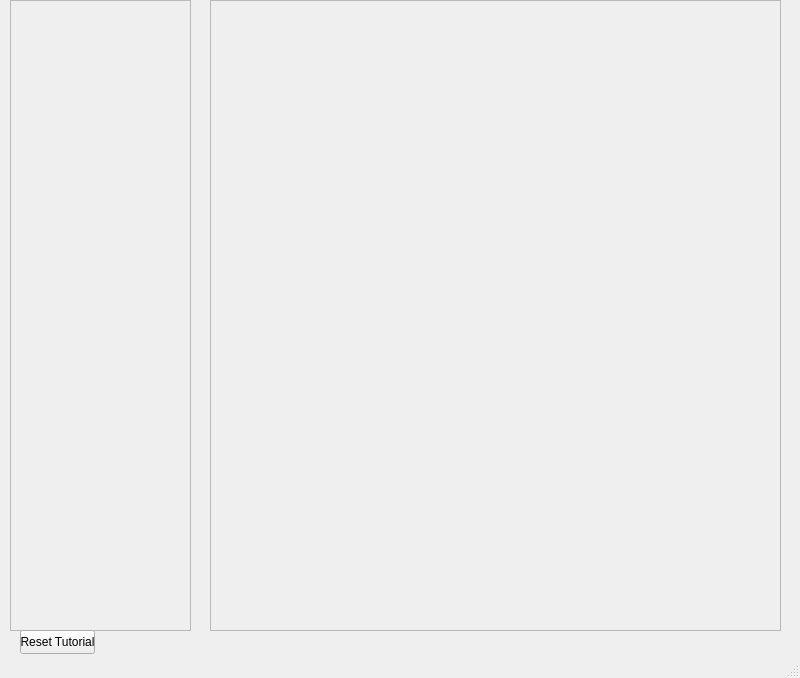
<?xml version="1.0" encoding="UTF-8"?>
<ui version="4.0">
 <class>MainWindow</class>
 <widget class="QMainWindow" name="MainWindow">
  <property name="geometry">
   <rect>
    <x>0</x>
    <y>0</y>
    <width>800</width>
    <height>678</height>
   </rect>
  </property>
  <property name="windowTitle">
   <string>MainWindow</string>
  </property>
  <widget class="QWidget" name="centralwidget">
   <widget class="QFrame" name="logicGateCanvasFrame">
    <property name="geometry">
     <rect>
      <x>210</x>
      <y>0</y>
      <width>571</width>
      <height>631</height>
     </rect>
    </property>
    <property name="frameShape">
     <enum>QFrame::StyledPanel</enum>
    </property>
    <property name="frameShadow">
     <enum>QFrame::Raised</enum>
    </property>
   </widget>
   <widget class="QFrame" name="logicGateListFrame">
    <property name="geometry">
     <rect>
      <x>10</x>
      <y>0</y>
      <width>181</width>
      <height>631</height>
     </rect>
    </property>
    <property name="frameShape">
     <enum>QFrame::StyledPanel</enum>
    </property>
    <property name="frameShadow">
     <enum>QFrame::Raised</enum>
    </property>
   </widget>
   <widget class="QWidget" name="MenuWidget" native="true">
    <property name="geometry">
     <rect>
      <x>0</x>
      <y>-3</y>
      <width>800</width>
      <height>661</height>
     </rect>
    </property>
    <widget class="QLabel" name="titleLabel">
     <property name="geometry">
      <rect>
       <x>270</x>
       <y>-180</y>
       <width>271</width>
       <height>60</height>
      </rect>
     </property>
     <property name="font">
      <font>
       <family>OCR A Extended</family>
       <pointsize>30</pointsize>
       <kerning>true</kerning>
      </font>
     </property>
     <property name="text">
      <string>logicolypse</string>
     </property>
    </widget>
    <widget class="QPushButton" name="newGameButton">
     <property name="geometry">
      <rect>
       <x>280</x>
       <y>-120</y>
       <width>250</width>
       <height>40</height>
      </rect>
     </property>
     <property name="font">
      <font>
       <family>Segoe UI Semilight</family>
       <pointsize>20</pointsize>
      </font>
     </property>
     <property name="text">
      <string>Start a New Game</string>
     </property>
    </widget>
    <widget class="QPushButton" name="chapterButton">
     <property name="geometry">
      <rect>
       <x>280</x>
       <y>-90</y>
       <width>250</width>
       <height>40</height>
      </rect>
     </property>
     <property name="font">
      <font>
       <family>Segoe UI Semilight</family>
       <pointsize>20</pointsize>
      </font>
     </property>
     <property name="text">
      <string>Chapters</string>
     </property>
    </widget>
    <widget class="QPushButton" name="quitButton">
     <property name="geometry">
      <rect>
       <x>280</x>
       <y>-60</y>
       <width>250</width>
       <height>40</height>
      </rect>
     </property>
     <property name="font">
      <font>
       <family>Segoe UI Semilight</family>
       <pointsize>20</pointsize>
      </font>
     </property>
     <property name="text">
      <string>Quit Game :(</string>
     </property>
    </widget>
    <widget class="QWidget" name="levelWidget" native="true">
     <property name="enabled">
      <bool>true</bool>
     </property>
     <property name="geometry">
      <rect>
       <x>250</x>
       <y>-320</y>
       <width>321</width>
       <height>281</height>
      </rect>
     </property>
     <widget class="QPushButton" name="levelSixButton">
      <property name="geometry">
       <rect>
        <x>180</x>
        <y>170</y>
        <width>105</width>
        <height>33</height>
       </rect>
      </property>
      <property name="font">
       <font>
        <pointsize>12</pointsize>
       </font>
      </property>
      <property name="text">
       <string>Level Six</string>
      </property>
     </widget>
     <widget class="QPushButton" name="levelFiveButton">
      <property name="geometry">
       <rect>
        <x>180</x>
        <y>130</y>
        <width>105</width>
        <height>33</height>
       </rect>
      </property>
      <property name="font">
       <font>
        <pointsize>12</pointsize>
       </font>
      </property>
      <property name="text">
       <string>Level Five</string>
      </property>
     </widget>
     <widget class="QPushButton" name="levelThreeButton">
      <property name="geometry">
       <rect>
        <x>30</x>
        <y>170</y>
        <width>105</width>
        <height>33</height>
       </rect>
      </property>
      <property name="font">
       <font>
        <pointsize>12</pointsize>
       </font>
      </property>
      <property name="text">
       <string>Level Three</string>
      </property>
     </widget>
     <widget class="QPushButton" name="levelTwoButton">
      <property name="geometry">
       <rect>
        <x>30</x>
        <y>130</y>
        <width>105</width>
        <height>33</height>
       </rect>
      </property>
      <property name="font">
       <font>
        <pointsize>12</pointsize>
       </font>
      </property>
      <property name="text">
       <string>Level Two</string>
      </property>
     </widget>
     <widget class="QPushButton" name="levelOneButton">
      <property name="geometry">
       <rect>
        <x>30</x>
        <y>90</y>
        <width>105</width>
        <height>33</height>
       </rect>
      </property>
      <property name="font">
       <font>
        <pointsize>12</pointsize>
       </font>
      </property>
      <property name="text">
       <string>Level One</string>
      </property>
     </widget>
     <widget class="QPushButton" name="levelFourButton">
      <property name="geometry">
       <rect>
        <x>180</x>
        <y>90</y>
        <width>105</width>
        <height>33</height>
       </rect>
      </property>
      <property name="font">
       <font>
        <pointsize>12</pointsize>
       </font>
      </property>
      <property name="text">
       <string>Level Four</string>
      </property>
     </widget>
     <widget class="QLabel" name="levelLabel">
      <property name="geometry">
       <rect>
        <x>20</x>
        <y>20</y>
        <width>281</width>
        <height>60</height>
       </rect>
      </property>
      <property name="font">
       <font>
        <family>OCR A Extended</family>
        <pointsize>25</pointsize>
        <kerning>true</kerning>
       </font>
      </property>
      <property name="text">
       <string>Choose a Level</string>
      </property>
     </widget>
     <widget class="QPushButton" name="backButton">
      <property name="geometry">
       <rect>
        <x>100</x>
        <y>230</y>
        <width>121</width>
        <height>33</height>
       </rect>
      </property>
      <property name="font">
       <font>
        <pointsize>12</pointsize>
       </font>
      </property>
      <property name="text">
       <string>← Back to Menu</string>
      </property>
     </widget>
    </widget>
   </widget>
   <widget class="QPushButton" name="clearButton">
    <property name="geometry">
     <rect>
      <x>20</x>
      <y>630</y>
      <width>75</width>
      <height>24</height>
     </rect>
    </property>
    <property name="text">
     <string>Reset Tutorial</string>
    </property>
   </widget>
  </widget>
  <widget class="QMenuBar" name="menubar">
   <property name="geometry">
    <rect>
     <x>0</x>
     <y>0</y>
     <width>800</width>
     <height>22</height>
    </rect>
   </property>
  </widget>
  <widget class="QStatusBar" name="statusbar"/>
 </widget>
 <resources/>
 <connections/>
</ui>
